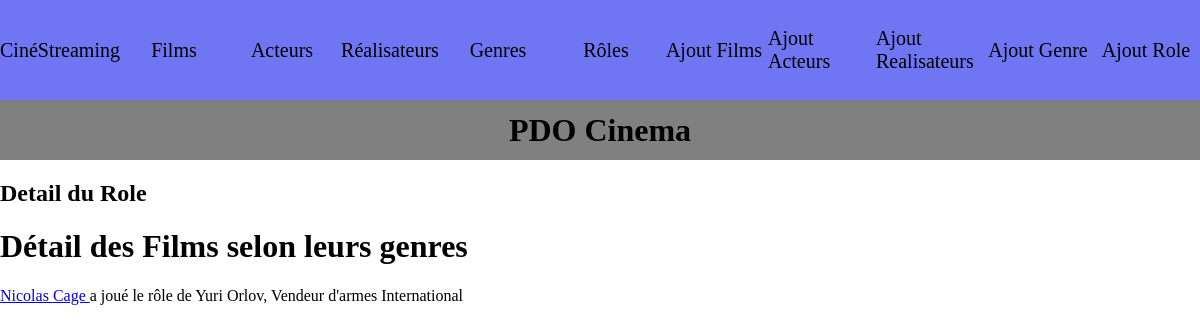
The page /index.php?action=detailRole&id=1 on the database its author committed.
### tables this page shows
CREATE TABLE IF NOT EXISTS `films` (
  `ID_Films` int(11) NOT NULL AUTO_INCREMENT,
  `Titre_Film` varchar(50) NOT NULL,
  `AnneeSortieFilm` int(11) NOT NULL,
  `DureeFilm` int(11) NOT NULL,
  `Resume_Film` varchar(255) NOT NULL,
  `Note_Film` int(11) NOT NULL,
  `Affiche_Film` varchar(255) NOT NULL,
  `ID_Realisateur` int(11) NOT NULL,
  PRIMARY KEY (`ID_Films`),
  KEY `ID_Realisateur` (`ID_Realisateur`),
  CONSTRAINT `films_ibfk_1` FOREIGN KEY (`ID_Realisateur`) REFERENCES `realisateur` (`ID_Realisateur`)
);

CREATE TABLE IF NOT EXISTS `acteurs` (
  `ID_Acteur` int(11) NOT NULL AUTO_INCREMENT,
  `Nom_Acteur` varchar(50) NOT NULL,
  `Prenom_Acteur` varchar(50) NOT NULL,
  `Sexe_Acteur` varchar(5) NOT NULL,
  `DateNaissance_Acteur` date NOT NULL,
  PRIMARY KEY (`ID_Acteur`)
);

CREATE TABLE IF NOT EXISTS `role` (
  `ID_Role` int(11) NOT NULL AUTO_INCREMENT,
  `RoleJouer_Acteur` varchar(255) NOT NULL,
  PRIMARY KEY (`ID_Role`)
);

### controller/CinemaController.php (called while the page is built, shortened)
<?php
class CinemaController {
	public function detailRole($id) {
    $pdo = Connect::seConnecter();
    $reqListesGenres = $pdo->prepare(
    	"SELECT Titre_Film , Nom_Acteur , Prenom_Acteur , RoleJouer_Acteur ,acteurs.ID_Acteur
		FROM jouer
		INNER JOIN films ON jouer.ID_Films = films.ID_Films
		INNER JOIN role ON jouer.ID_Role = role.ID_Role
		INNER JOIN acteurs ON jouer.ID_Acteur = acteurs.ID_Acteur
		WHERE role.ID_Role = :id");
    $reqListesGenres->execute(['id' => $id]);
    $filmographieRole = $reqListesGenres->fetchAll();
    require "view/role/detailRole.php";
}
}
?>

### view/role/detailRole.php (the view, shortened to what this page needs)
<div>
    <h1>Détail des Films selon leurs genres</h1>
        <?php foreach ($filmographieRole as $role): ?>
        <a href="index.php?action=detailActeur&id=<?= $role['ID_Acteur'] ?>">
            <?= $role["Prenom_Acteur"] . " " . $role["Nom_Acteur"] ?>
        </a> a joué le rôle de <?= $role["RoleJouer_Acteur"] ?>
        <?php endforeach; ?>
</div>
<?php
require "view/template.php";
?>

### public/css/style.css (style rules this page uses)
body { margin: 0; }

### rows shown on the page
films: acteurs.Prenom_Acteur "Nicolas", acteurs.Nom_Acteur "Cage", role.RoleJouer_Acteur "Yuri Orlov, Vendeur d'armes International"

### other values the page prints
$titre_secondaire "Detail du Role"
